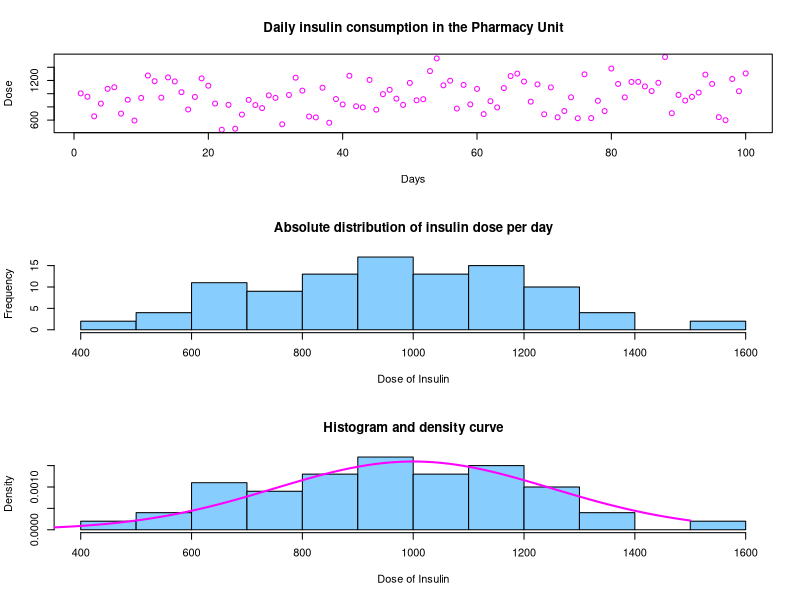
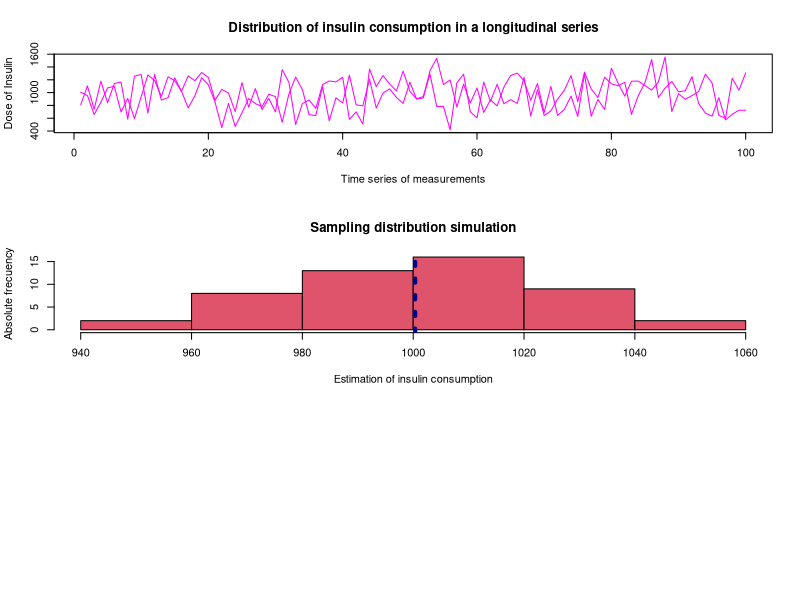

Generate these figures, in order, with R:
## ---- chunk 1
knitr::opts_chunk$set(echo = TRUE)
## ---- chunk 2
# Creation of the simulation. The "n" of the experiment is defined and fixed with set.seed.
set.seed(10)
stock_insulin = rnorm (n= 100 , mean= 1000 , sd= 250)
par (mfrow= c(3,1))
plot (stock_insulin, ylab = "Dose", xlab= "Days", main="Daily insulin consumption in the Pharmacy Unit", col="magenta")
hist (stock_insulin, ylab= "Frequency" , xlab= "Dose of Insulin", main= "Absolute distribution of insulin dose per day", col="skyblue1")
hist (stock_insulin, freq = FALSE, main = "Histogram and density curve",xlab= "Dose of Insulin", col="skyblue1")
curve(dnorm (x, mean= 1000 , sd= 250), from= 0 , to= 1500, add= TRUE, col= "magenta", lwd=2)
## ---- chunk 3
cat ("The mean of the measurement for a series of 100 days is:", mean(stock_insulin))
## ---- chunk 4
cat ("The standar desviation for a series of 100 days is:" , sd(stock_insulin))
## ---- chunk 5
# The data mean is 965.8 doses and its standard deviation is 235.3 doses. The results are similar to historical data but not exactly 1,000 and 250, respectively. By replicating "n" events, results closer to the theoretical values could be obtained.
## ---- chunk 6
#If we wanted to study the behavior of insulin consumption in a series of data measured longitudinally, we would have the following representation with a replicate (2). We will focus particularly on the prediction and study of the mean.
set.seed(10)
norm.rep2 = replicate(n= 2, rnorm(n= 100, mean= 1000 , sd= 250))
ts.plot(norm.rep2, main= "Distribution of insulin consumption in a longitudinal series" , ylab= "Dose of Insulin", xlab= "Time series of measurements", col="magenta")
## ---- chunk 7
250/ sqrt(1000) # Calculation of the theoretical standard error
## ---- chunk 8
sd(norm.rep2)
# The standard deviation is 238.32 and the theoretical value of the data series is 238.


sd(apply(X=norm.rep2, MARGIN= 2 , FUN= mean))
# The result of the standard error is 7.35 and the theoretical value is 7.35. The result of the standard deviation is 238.32 and the theoretical value is 250. This is an advance since it improves the amount of data, but nevertheless it would be interesting to know how the error of the measurement of daily insulin consumption behaves in a larger sample. .
## ---- chunk 9
# A replication of the experiment of 50 is made to study how the mean behaves versus the theoretical value.
set.seed(100)
norm.rep50 = replicate(n= 50, rnorm(n= 100, mean= 1000 , sd= 250))
sd(apply(X=norm.rep50, MARGIN= 2 , FUN= mean)) # Mean scatter
## ---- chunk 10
hist(apply(X=norm.rep50, MARGIN= 2 , FUN= mean), 
      main = "Sampling distribution simulation",
      xlab= "Estimation of insulin consumption", ylab= "Absolute frecuency",
      col= 2)

abline(v=mean(norm.rep50), lwd=4, lty=3, col="darkblue")
## ---- chunk 11
cat ("The mean of the measurement for a series of 100 data in an experiment of 2000 replicates is:", mean(norm.rep50))
## ---- chunk 12
cat ("The standard deviation for a series of 100 data in an experiment of 2000 replicates is:" , sd(norm.rep50))
## ---- chunk 13
# When a Monte Carlo statistical model is applied, the figures resemble the theoretical values when the replications of the events increase, as observed in the replica of 50 where the value of the theoretical mean and the mean of the experiment are very similar. The same happens with the standard deviation, which improves markedly with increasing replicas. This is interesting because it allows the Pharmacy Unit to adequately manage the insulin treatment schedule for patients with diabetes such as those in the data set that has been studied.
